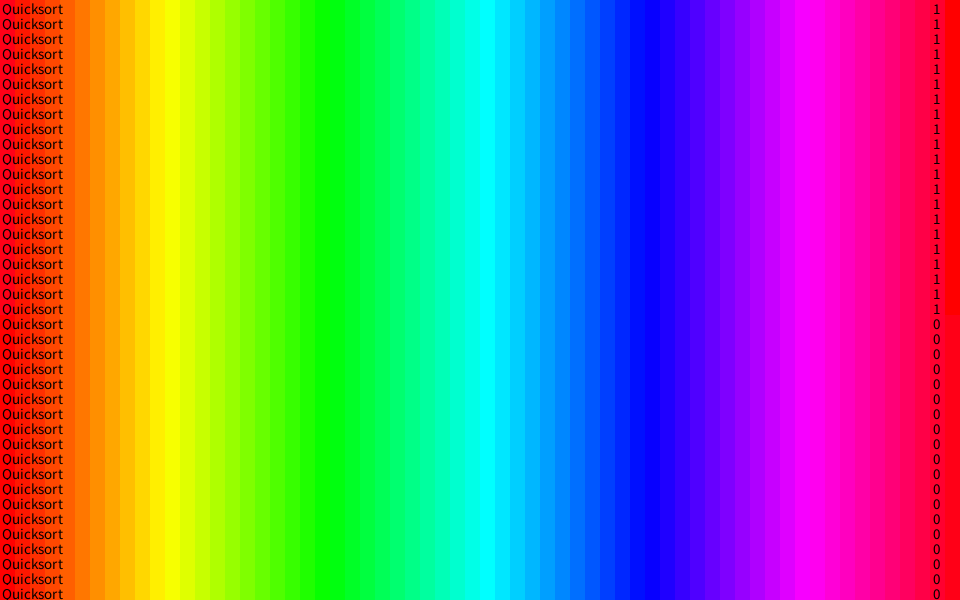
Frame 1 (no input)
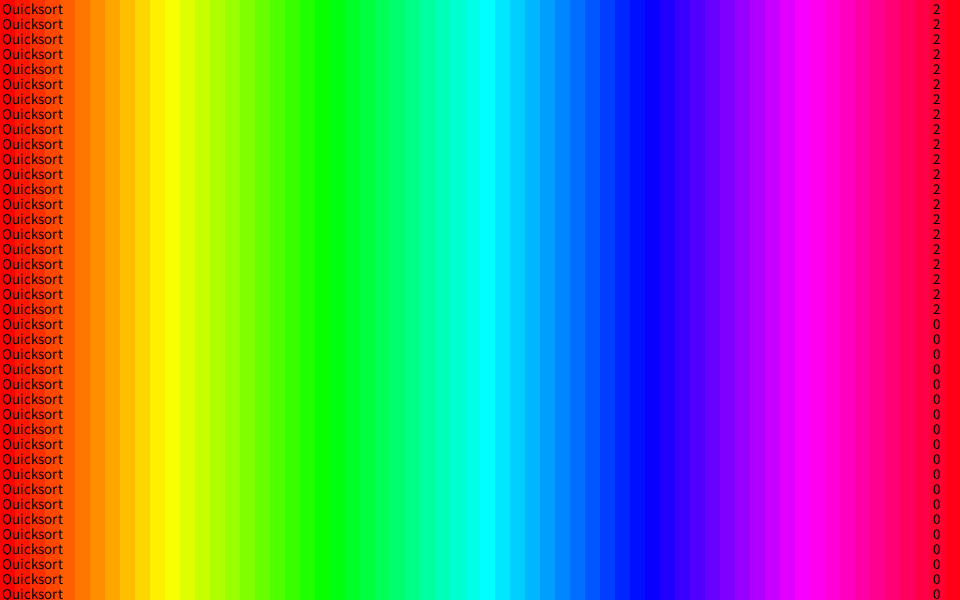
Frame 60 (the mouse pressed at the canvas centre just before this capture)
Frame 120 (the mouse held since frame 60 and released just before this capture): identical to frame 60, image omitted

The Processing sketch that drew these frames (run headless with seeded random() and noise(); from frame 60 on, the mouse is pressed at the canvas centre):

// Processing sketch: Main
// ── Main.pde
int pxlSizeX = 15;
int pxlSizeY = 15;
int pxlCountX = 64;
int pxlCountY = 40;
element[] [] grid = new element[pxlCountY] [pxlCountX];



//sorter 1 global variables
float[] sorter1Minimum = new float[pxlCountY];
int[] sorter1MinimumPos = new int[pxlCountY];
int[] sorter1BlockSize = new int[pxlCountY];
int[] sorter1Last = new int[pxlCountY];
boolean[] sorter1Wiped = new boolean[pxlCountY];
//end

//sorter 2 global variables
int[] sorter2Phase = new int[pxlCountY];
int sorter2BlockNumber = 5;
int[][] sorter2BlockPositions = new int[pxlCountY][sorter2BlockNumber];
float[][] sorter2BlockSeperators = new float[pxlCountY][sorter2BlockNumber];
int[] sorter2Last = new int[sorter2BlockNumber];
//end

String[] names = {"Quicksort", "Quicksort", "Quicksort", "Quicksort", "Quicksort", "Quicksort", "Quicksort", "Quicksort", "Quicksort", "Quicksort", "Quicksort", "Quicksort", "Quicksort", "Quicksort", "Quicksort", "Quicksort", "Quicksort", "Quicksort", "Quicksort", "Quicksort", "Quicksort", "Quicksort", "Quicksort", "Quicksort","Quicksort", "Quicksort", "Quicksort", "Quicksort", "Quicksort", "Quicksort", "Quicksort", "Quicksort", "Quicksort", "Quicksort", "Quicksort", "Quicksort", "Quicksort", "Quicksort", "Quicksort", "Quicksort", "Quicksort", "Quicksort", "Quicksort", "Quicksort", "Quicksort", "Quicksort", "Quicksort", "Quicksort"};

int[] swaps = new int[pxlCountY];

void settings(){
    size(pxlSizeX * pxlCountX,pxlSizeY * pxlCountY);

}


void setup(){
  frameRate(480);
  
  for (int i = 0; i < pxlCountY; i++){
    for (int j = 0; j < pxlCountX; j++){
      grid[i][j] = new element();
      grid[i][j].init(j);
    }
  }
  display();
  sorter1Reset();
}

void draw(){
  for (int i = 0; i < pxlCountY; i++){
     if(i < 21){
       sorter1(i);
     } else if (20 < i ){
       sorter0(i);
     }
    display();
    }
}

void keyPressed(){
  if (key == 115){
  shuffle();
  sorter1Reset();
  }
}


void sorter0(int i){
  for(int j = 0; j < grid[i].length - 1; j++){
    if(grid[i][j].getHueValue() > grid[i][j+1].getHueValue()){
      swap(i,j,j+1);
      swaps[i]++;
      return;
    }
  }
  return;
}


void sorter1(int i){
  int[] smallerArray = {};
  Integer smallest;
  
  if (sorter1Wiped[i]){
    for (int j = 0; j < grid[i].length; j++){
      if (grid[i][j].getHueValue() < sorter1Minimum[i]){
        sorter1Minimum[i] = grid[i][j].getHueValue();
        sorter1MinimumPos[i] = j;
      }
    }
    sorter1Wiped[i] = false;
    swap(i, sorter1MinimumPos[i], 0);
    swaps[i]++;
    return;
  }
  for (int j = sorter1Last[i]; j < grid[i].length; j++){
    for (int k = j; k < grid[i].length; k++){
      if(grid[i][j].getHueValue() > grid[i][k].getHueValue()){
        smallerArray = append(smallerArray, k);
      }
    }
    if (smallerArray.length != 0){
      smallest = smallerArray[0];
      for (int l = 0; l < smallerArray.length; l++){
        if (grid[i][smallerArray[l]].getHueValue() < grid[i][smallest].getHueValue()){
          smallest = smallerArray[l];
        }
      }
      swap(i, j, smallest);
      swaps[i]++;
      sorter1Last[i] = j;

      return;
    }
  }
}

void sorter1Reset(){
  for (int i = 0; i < pxlCountY; i++){
    sorter1MinimumPos[i] = pxlCountX - 1;
    sorter1BlockSize[i] = 5;
    sorter1Last[i] = 0;
    sorter1Wiped[i] = true;
  }
  return;
}

void sorter2(int i){
  if (sorter2Phase[i] == 0){
    for (int j = 0; j < sorter2BlockNumber; j++){
      if (grid[i][j].getHueValue() > grid[i][j+1].getHueValue()){
        swap(i, j, j+1);
        swaps[i]++;
        return;
      }
    }
    for (int j = 0; j < sorter2BlockNumber; j++){
      sorter2BlockSeperators[i][j] = grid[i][j].getHueValue();
      sorter2BlockPositions[i][j] = j;
    }
    sorter2Phase[i]++;
  }
  else if (sorter2Phase[i] == 1){
    for (int j = sorter2Last[i]; j < grid[i].length; j++){
      for (int k = 0; k < sorter2BlockSeperators.length; k++){
        if (grid[i][j].getHueValue() < sorter2BlockSeperators[i][0]) {
          insert(i, j, 0);
        }
        else if (grid[i][j].getHueValue() > sorter2BlockSeperators[i][k] && grid[i][j].getHueValue() < sorter2BlockSeperators[i][k+1]){
          insert(i, j, sorter2BlockPositions[i][k] - 1);
        }
        for (int l = k; l < sorter2BlockSeperators.length; l++){
          sorter2BlockPositions[i][l]++;
        }
        swaps[i]++;
      }
    }
  }
}

void sorter2Reset(){
  
}

void shuffle(){
  element temp;
  int tempInt; 
  for (int i = 0; i < grid.length; i++){
    swaps[i] = 0;
    for (int j = 0; j < grid[i].length; j++){
      tempInt = int(random(0,pxlCountX));
      temp = grid[i][j];
      grid[i][j] = grid[i][tempInt];
      grid[i][tempInt] = temp;
    }
  }
  display();
}


void display(){
  for (int i = 0; i < grid.length; i++) {
    for (int j = 0; j < grid[i].length; j++) {
      element arrayElement = grid[i][j];
      int rectPosX;
      int rectPosY;
      color pxlColor;
      rectPosX = pxlSizeX * j;
      rectPosY = pxlSizeY * i;
      colorMode(HSB, 360, 100, 100);
      pxlColor = color(arrayElement.getHueValue(), 100, 100);
      fill(pxlColor);
      noStroke();
      rect(rectPosX, rectPosY, pxlSizeX, pxlSizeY);
    }
  colorMode(RGB);
  color txtColor = color(RGB,0,0,0);
  fill(txtColor);
  textSize(pxlSizeY);
  textAlign(LEFT);
  text(names[i], 2 , pxlSizeY * (i + 1) - 1);
  textAlign(RIGHT);
  text(swaps[i], pxlSizeX * pxlCountX - 20, pxlSizeY * (i + 1) - 1);
  }
}

void swap(int i, int j, int k){
  element temp;
  temp = grid[i][j];
  grid[i][j] = grid[i][k];
  grid[i][k] = temp;
}

void insert(int i, int j, int k){
  //moves element j to position k
  element temp;
  if (j > k){
    temp = grid[i][j];
    for(int l = j; l > k; l--){
      grid[i][l] = grid[i][l - 1];
    }
    grid[i][k] = temp;
  }
  else if (j < k) {
    temp = grid[i][j];
    for(int l = j; l < k; l++){
      grid[i][l] = grid[i][l +1];
    }
    grid[i][k] = temp;
  }
}

class element{
  float hueValue;
  int number;
  element(){
  }
  void init(int num){
    number = num;
    hueValue = (360/float(pxlCountX)) * num;
  }
  float getHueValue(){
    return hueValue;
  }
}
